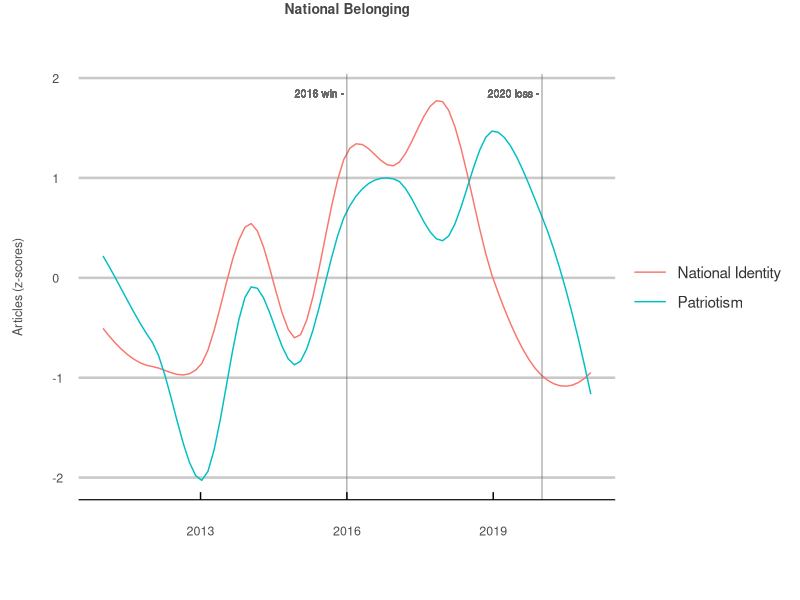
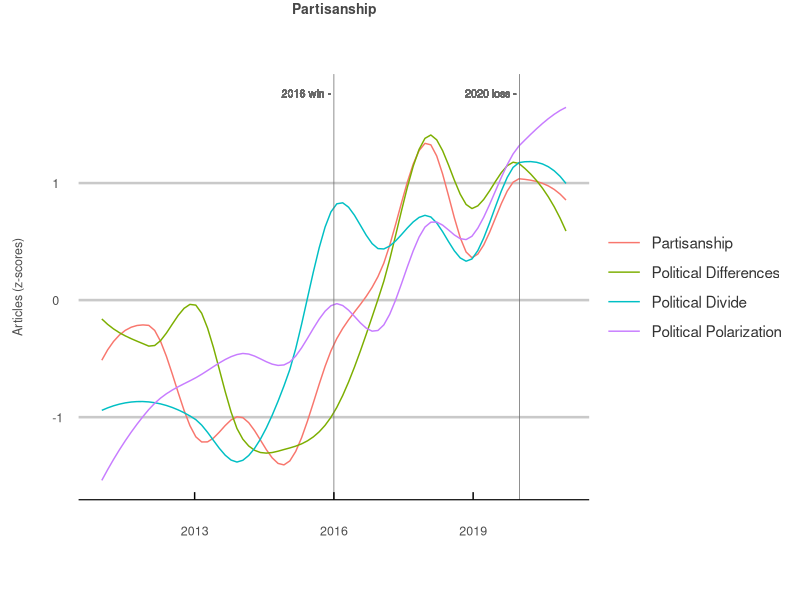
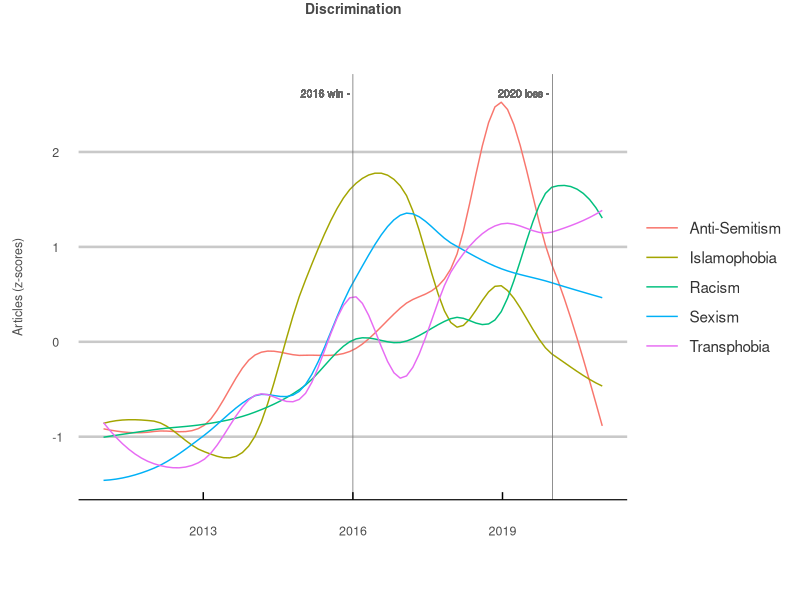

Here is the R script that generated these plots, in order:
## ---- chunk 1
knitr::opts_chunk$set(echo = TRUE)
library(dplyr)
library(tidyverse)
library(ggplot2)
library(stringr)
library(ggthemes)
library(knitr)
library(here)

# gets the z score for each term. 
get_z_score <- function(data) {
  mean <- mean(data)
  sigma <- sd(data)
  z_scores <- list()
  for(i in 1:length(data)) {
    z_scores[i] <- (data[i] - mean) / sigma
  }
  return(unlist(z_scores))
}

# gets the z score for a list of terms. 
get_z_scores <- function(data) {
  groups <- data %>%
    group_split(term)
  z_scores <- list()
  for(i in 1:length(groups)) {
    z_scores[[i]] <- list(get_z_score(groups[[i]]$hits))
  }
  return(unlist(z_scores))
}

national_belonging <- c("patriotism",
                        "national identity")
partisanship <- c("partisanship",
                  "political polarization",
                  "political divide",
                  "political differences")
discrimination <- c("anti-semitism",
                    "sexism", 
                    "racism", 
                    "islamophobia",
                    "transphobia")

# read in data. 
data <- read_csv(here("data.csv"))

# sort data alphabetically by term. 
index <- order(data$term)
sorted_df <- data[index,]

# change term to upper case. 
sorted_df$term <- str_to_title(sorted_df$term)

# adds a z-score variable. 
sorted_df$z_score <- get_z_scores(sorted_df)

# my personal plot theme for data visualizations. 
my_theme <- theme_economist_white(gray_bg = FALSE) +
  theme(plot.title = element_text(hjust = 0.5,
                                  vjust = 15,
                                  size = 10,
                                  color = "#474747"),
  plot.margin = unit(c(1.5, 1, 1.5, 1), "cm"),
  axis.text = element_text(size = 9,
                           color = "gray30"),
  axis.text.x=element_text(vjust = -2.5),
  axis.title.x = element_text(size = 9,
                              color = "gray30",
                              vjust = -10),
  axis.title.y = element_text(size = 9,
                              color = "gray30",
                              vjust = 10),
  legend.direction = "vertical", 
  legend.position = "right",
  legend.title = element_blank(),
  legend.text = element_text(size = 11,
                             color = "gray20"),
  legend.margin=margin(1, -15, 1, 0),
  legend.spacing.x = unit(0.25, "cm"),
  legend.key.size = unit(1, "cm"), 
  legend.key.height = unit(0.75, "cm"),
  strip.text = element_text(hjust = 0.5,
                            vjust = 1,
                            size = 10,
                            color = "#474747"),
  panel.spacing = unit(2, "lines"))

# creates a plot with smoothed loess regression lines. 
make_plot <- function(category, title) {
  plot <- sorted_df %>%
    filter(term %in% str_to_title(category)) %>%
    ggplot(aes(x=year, 
               y=z_score, 
               col=term)) +
    geom_smooth(se=F, 
                span = 0.5, 
                size = 0.5) +
    geom_vline(xintercept = 2016,
               size=0.25,
               col="#696969") +
    geom_text(aes(x=2016, 
                  label="2016 win -", 
                  y=max(z_score)+0.1,
                  hjust=1.05),
              size=2.75,
              col="#696969") +
    geom_vline(xintercept = 2020,
               size=0.25,
               col="#696969") +
    geom_text(aes(x=2020, 
                  label="2020 loss -",
                  y=max(z_score)+0.1,
                  hjust=1.05),
              size=2.75,
              col="#696969") +
    ggtitle(title) +
    ylab("Articles (z-scores)") +
    xlab("") + 
    my_theme
  return(plot)
}

## ---- chunk 2

# national_belonging  
make_plot(national_belonging, "National Belonging")

## ---- chunk 3

# partisanship   
make_plot(partisanship, "Partisanship")

## ---- chunk 4

# discrimination 
make_plot(discrimination, "Discrimination")

## ---- chunk 5

# creates a summary table of the total hits for each term. 
summary_table <- data %>%
  mutate(term=str_to_title(term),
         hits=round((hits/10^3), 2)) %>%
  group_by(term) %>%
  summarise(total=sum(hits)) %>%
  spread(term, total)
kable(summary_table)

## ---- chunk 6

# gets the z-score for each term. 
get_z_score <- function(data) {
  mean <- mean(data)
  sigma <- sd(data)
  z_scores <- list()
  for(i in 1:length(data)) {
    z_scores[i] <- (data[i] - mean) / sigma
  }
  return(unlist(z_scores))
}

# gets the z-score for a list of terms. 
get_z_scores <- function(data) {
  groups <- data %>%
    group_split(term)
  z_scores <- list()
  for(i in 1:length(groups)) {
    z_scores[[i]] <- list(get_z_score(groups[[i]]$hits))
  }
  return(unlist(z_scores))
}

## ---- chunk 7

# creates a plot with smoothed loess regression lines. 
make_plot <- function(category, title) {
  plot <- sorted_df %>%
    filter(term %in% str_to_title(category)) %>%
    ggplot(aes(x=year, 
               y=z_score, 
               col=term)) +
    geom_smooth(se=F, 
                span = 0.5, 
                size = 0.5) +
    geom_vline(xintercept = 2016,
               size=0.25,
               col="#696969") +
    geom_text(aes(x=2016, 
                  label="2016 win -", 
                  y=max(z_score)+0.1,
                  hjust=1.05),
              size=2.75,
              col="#696969") +
    geom_vline(xintercept = 2020,
               size=0.25,
               col="#696969") +
    geom_text(aes(x=2020, 
                  label="2020 loss -",
                  y=max(z_score)+0.1,
                  hjust=1.05),
              size=2.75,
              col="#696969") +
    ggtitle(title) +
    ylab("Articles (z-scores)") +
    xlab("") + 
    my_theme
  return(plot)
}

